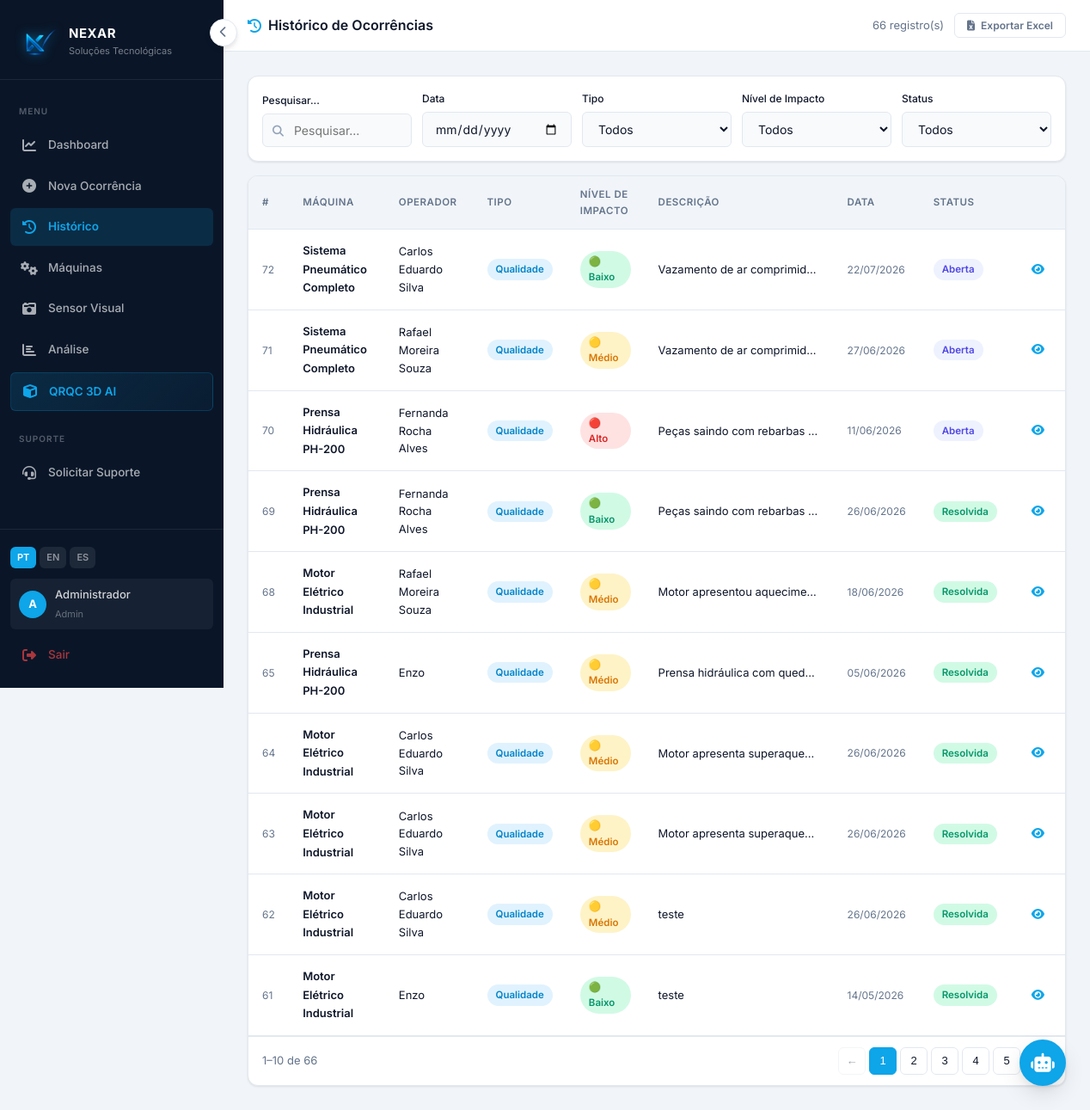
/historico (signed in), run on the app's committed database.
### tables this page shows
CREATE TABLE usuarios (
            id INTEGER PRIMARY KEY AUTOINCREMENT,
            nome TEXT NOT NULL,
            email TEXT UNIQUE NOT NULL,
            senha_hash TEXT NOT NULL,
            perfil TEXT DEFAULT 'operador',
            ativo INTEGER DEFAULT 1,
            criado_em DATETIME DEFAULT CURRENT_TIMESTAMP
        );

CREATE TABLE ocorrencias (
            id INTEGER PRIMARY KEY AUTOINCREMENT,
            data_ocorrencia TEXT,
            nome_operador TEXT,
            setor_area TEXT,
            descricao TEXT,
            tipo_ocorrencia TEXT,
            nivel_impacto TEXT,
            problema_recorrente TEXT,
            detalhamento_tecnico TEXT,
            resposta_ia TEXT,
            imagem_url TEXT,
            data_registro DATETIME DEFAULT CURRENT_TIMESTAMP
        , ia_status TEXT DEFAULT 'ok', status TEXT DEFAULT 'Aberta', diagrama_url TEXT, maquina_id INTEGER, anotacoes_ia TEXT, solucao_aplicada TEXT, componente_real TEXT, data_resolucao DATETIME, resolvido_por_id INTEGER);

CREATE TABLE maquinas (
            id INTEGER PRIMARY KEY AUTOINCREMENT,
            nome TEXT NOT NULL,
            modelo TEXT,
            fabricante TEXT,
            ano TEXT,
            setor TEXT,
            descricao TEXT,
            criado_em DATETIME DEFAULT CURRENT_TIMESTAMP
        );

### app.py (the view)
@app.route("/historico")
@login_required
def historico():
    try:
        conn = get_db()
        ocorrencias = conn.execute(
            "SELECT o.*, m.nome AS maquina_nome, u.nome AS resolvido_por_nome "
            "FROM ocorrencias o "
            "LEFT JOIN maquinas m ON o.maquina_id = m.id "
            "LEFT JOIN usuarios u ON o.resolvido_por_id = u.id "
            "ORDER BY o.data_registro DESC"
        ).fetchall()
        conn.close()
        return render_template("historico.html", ocorrencias=ocorrencias)
    except Exception as e:
        logger.exception(f"Erro ao listar histórico: {e}")
        return render_template("historico.html", ocorrencias=[])

### app.py (called while the page is built)
def get_db():
    conn = sqlite3.connect("qrqc.db")
    conn.row_factory = sqlite3.Row
    return conn

@login_manager.user_loader
def load_user(user_id):
    conn = get_db()
    u = conn.execute("SELECT * FROM usuarios WHERE id = ?", (user_id,)).fetchone()
    conn.close()
    if u:
        return User(u["id"], u["nome"], u["email"], u["perfil"])
    return None

@app.context_processor
def inject_globals():
    lang = session.get("lang", "pt")
    return {"t": TRANSLATIONS.get(lang, TRANSLATIONS["pt"]), "lang": lang}

### templates/historico.html (shortened to what this page needs)
{% extends 'menu.html' %}
{% block content %}
<div class="topbar">
  <div class="topbar-title">
    <i class="fas fa-history"></i> {{ t.historico_titulo }}
  </div>
  <div class="topbar-actions">
    <span style="font-size:13px; color:var(--text-muted);" id="contadorRegistros">
    </span>
    <button onclick="exportarExcel()" class="btn btn-outline btn-sm">
      <i class="fas fa-file-excel"></i> {{ t.exportar_excel }}
    </button>
  </div>
</div>
<div class="page-body">
  <div class="card" style="margin-bottom:16px;">
    <div class="card-body" style="padding:16px;">
      <div class="filter-grid" style="grid-template-columns: repeat(auto-fit, minmax(160px, 1fr));">
        <div>
          <label class="form-label" style="font-size:12px;">{{ t.pesquisar }}</label>
          <div style="position:relative;">
            <i class="fas fa-search" style="position:absolute; left:12px; top:50%; transform:translateY(-50%); color:var(--text-light); font-size:13px;"></i>
            <input id="searchInput" type="text" class="form-control" placeholder="{{ t.pesquisar }}"
                   style="padding-left:36px;" oninput="filtrar()" />
          </div>
        </div>
        <div>
          <label class="form-label" style="font-size:12px;">{{ t.data }}</label>
          <input id="dateInput" type="date" class="form-control" onchange="filtrar()" />
        </div>
        <div>
          <label class="form-label" style="font-size:12px;">{{ t.tipo }}</label>
          <select id="tipoSelect" class="form-select" onchange="filtrar()">
            <option value="">{{ t.todos }}</option>
          </select>
        </div>
        <div>
          <label class="form-label" style="font-size:12px;">{{ t.impacto }}</label>
          <select id="impactoSelect" class="form-select" onchange="filtrar()">
            <option value="">{{ t.todos }}</option>
          </select>
        </div>
        <div>
          <label class="form-label" style="font-size:12px;">{{ t.status }}</label>
          <select id="statusSelect" class="form-select" onchange="filtrar()">
            <option value="">{{ t.todos }}</option>
          </select>
        </div>
      </div>
    </div>
  </div>
  <div class="card">
    <div class="table-wrapper">
      <table class="table" id="tabelaHistorico">
        <thead>
          <tr>
            <th>#</th>
            <th>{{ t.maquina }}</th>
            <th>{{ t.operador }}</th>
            <th>{{ t.tipo }}</th>
            <th>{{ t.impacto }}</th>
            <th>{{ t.descricao_col }}</th>
            <th>{{ t.data }}</th>
            <th>{{ t.status }}</th>
            <th></th>
          </tr>
        </thead>
        <tbody id="tableBody">
          {% for o in ocorrencias %}
          <tr data-id="{{ o.id }}"
              data-tipo="{{ o.tipo_ocorrencia }}"
              data-impacto="{{ o.nivel_impacto }}"
              data-status="{{ o.status or 'Aberta' }}"
              data-data="{{ o.data_ocorrencia[:10] if o.data_ocorrencia else '' }}">
            <td style="color:var(--text-muted); font-size:12px;">{{ o.id }}</td>
            <td><span style="font-weight:600; font-size:13px;">{{ o.maquina_nome or '—' }}</span></td>
            <td style="font-size:13px;">{{ o.nome_operador }}</td>
            <td>
              {% if o.tipo_ocorrencia == 'Qualidade' %}
                <span class="badge badge-primary">{{ o.tipo_ocorrencia }}</span>
              {% elif o.tipo_ocorrencia == 'Segurança' %}
                <span class="badge badge-danger">{{ o.tipo_ocorrencia }}</span>
              {% elif o.tipo_ocorrencia == 'Produção' %}
                <span class="badge badge-warning">{{ o.tipo_ocorrencia }}</span>
              {% else %}
                <span class="badge badge-info">{{ o.tipo_ocorrencia }}</span>
              {% endif %}
            </td>
            <td>
              {% if o.nivel_impacto == 'Alto' %}
                <span class="badge badge-danger">🔴 Alto</span>
              {% elif o.nivel_impacto == 'Médio' %}
                <span class="badge badge-warning">🟡 Médio</span>
              {% else %}
                <span class="badge badge-success">🟢 Baixo</span>
              {% endif %}
            </td>
            <td style="max-width:220px; overflow:hidden; text-overflow:ellipsis; white-space:nowrap; font-size:13px;">
              {{ o.descricao }}
            </td>
            <td style="font-size:12px; color:var(--text-muted); white-space:nowrap;">
              {% if o.data_ocorrencia %}
                {{ o.data_ocorrencia[:10].split('-')|reverse|join('/') }}
              {% endif %}
            </td>
            <td class="status-cell">
              {% if o.status in ('Resolvida', 'Fechada') %}
                <span class="badge badge-success">{{ o.status }}</span>
              {% elif o.status == 'Em andamento' %}
                <span class="badge badge-warning">{{ o.status }}</span>
              {% else %}
                <span class="badge badge-info">{{ o.status or 'Aberta' }}</span>
              {% endif %}
            </td>
            <td>
              <button class="btn btn-ghost btn-icon btn-abrir-modal"
                      data-id="{{ o.id }}"
                      data-maquina="{{ (o.maquina_nome or '—') | e }}"
                      data-operador="{{ o.nome_operador | e }}"
                      data-tipo="{{ o.tipo_ocorrencia | e }}"
                      data-impacto="{{ o.nivel_impacto | e }}"
                      data-status="{{ o.status or 'Aberta' }}"
                      data-data="{{ o.data_ocorrencia | e }}"
                      data-descricao="{{ (o.descricao or '') | e }}"
                      data-resposta="{{ (o.resposta_ia or '') | e }}"
                      data-diagrama="{{ (o.diagrama_url or '') | e }}"
                      data-anotacoes="{{ (o.anotacoes_ia or '') | e }}"
                      title="{{ t.ver_detalhes }}">
                <i class="fas fa-eye" style="color:var(--primary);"></i>
              </button>
            </td>
          </tr>
          {% endfor %}
        </tbody>
      </table>
    </div>
    <div id="paginacaoWrap" style="
      display:flex; align-items:center; justify-content:space-between;
      padding:12px 16px; border-top:1px solid var(--border);
      font-size:13px; color:var(--text-muted);
    ">
      <span id="paginacaoInfo"></span>
      <div id="paginacaoBtns" style="display:flex; gap:4px;"></div>
    </div>
  </div>
</div>
{% endblock %}

### templates/menu.html (shortened to what this page needs)
<!DOCTYPE html>
<html lang="{{ lang }}">
<head>
  <link rel="stylesheet" href="/static/css/design-system.css" />
  <link rel="stylesheet" href="https://cdnjs.cloudflare.com/ajax/libs/font-awesome/6.5.0/css/all.min.css" />
</head>
<body>
<div class="app-wrapper">
  <aside class="sidebar" id="sidebar">
    <div class="sidebar-logo">
      <img src="/static/assets/img/nexar_logo_clean.png" alt="Nexar" />
      <div class="sidebar-logo-text">
        <h4>NEXAR</h4>
        <p>Soluções Tecnológicas</p>
      </div>
    </div>
    <nav class="sidebar-nav">
      <span class="nav-label">Menu</span>
      <a href="{{ url_for('dashboard') }}"
         class="nav-item {% if request.endpoint == 'dashboard' %}active{% endif %}">
        <i class="fas fa-chart-line"></i>
        <span>Dashboard</span>
      </a>
      <a href="{{ url_for('CadastroOcorrencia') }}"
         class="nav-item {% if request.endpoint == 'CadastroOcorrencia' or request.endpoint == 'registrar_ocorrencia' %}active{% endif %}">
        <i class="fas fa-plus-circle"></i>
        <span>{{ t.nova_ocorrencia }}</span>
      </a>
      <a href="{{ url_for('historico') }}"
         class="nav-item {% if request.endpoint == 'historico' %}active{% endif %}">
        <i class="fas fa-history"></i>
        <span>{{ t.historico }}</span>
      </a>
      <a href="{{ url_for('maquinas') }}"
         class="nav-item {% if 'maquina' in request.endpoint %}active{% endif %}">
        <i class="fas fa-cogs"></i>
        <span>{{ t.maquinas }}</span>
      </a>
      <a href="{{ url_for('sensor') }}"
         class="nav-item {% if request.endpoint == 'sensor' %}active{% endif %}">
        <i class="fas fa-camera-retro"></i>
        <span>Sensor Visual</span>
      </a>
      <a href="{{ url_for('analise') }}"
         class="nav-item {% if request.endpoint == 'analise' %}active{% endif %}">
        <i class="fas fa-chart-bar"></i>
        <span>Análise</span>
      </a>
      <a href="{{ url_for('historico') }}"
         class="nav-item {% if request.endpoint == 'qrqc3d' %}active{% endif %}"
         style="background: {% if request.endpoint == 'qrqc3d' %}var(--sidebar-active){% else %}linear-gradient(135deg,rgba(14,165,233,.15),rgba(14,165,233,.05)){% endif %}; border: 1px solid rgba(14,165,233,.2);">
        <i class="fas fa-cube" style="color:var(--primary)"></i>
        <span style="color:var(--primary);font-weight:600">QRQC 3D AI</span>
      </a>
      <span class="nav-label" style="margin-top:8px">Suporte</span>
      <a href="{{ url_for('solicitacao') }}"
         class="nav-item {% if request.endpoint == 'solicitacao' %}active{% endif %}">
        <i class="fas fa-headset"></i>
        <span>{{ t.solicitar_suporte }}</span>
      </a>
    </nav>
    <div class="sidebar-footer">
      <div class="lang-selector">
        <a href="{{ url_for('set_lang', lang='pt') }}"
           class="lang-btn {% if lang == 'pt' %}active{% endif %}">PT</a>
        <a href="{{ url_for('set_lang', lang='en') }}"
           class="lang-btn {% if lang == 'en' %}active{% endif %}">EN</a>
        <a href="{{ url_for('set_lang', lang='es') }}"
           class="lang-btn {% if lang == 'es' %}active{% endif %}">ES</a>
      </div>
      <div class="user-chip">
        <div class="user-avatar">
          {{ current_user.nome[0].upper() if current_user.is_authenticated else 'U' }}
        </div>
        <div class="user-info-text">
          <p>{{ current_user.nome if current_user.is_authenticated else 'Usuário' }}</p>
          <span>{{ current_user.perfil.title() if current_user.is_authenticated else '' }}</span>
        </div>
      </div>
      <a href="{{ url_for('logout') }}" class="nav-item" style="color: rgba(239,68,68,.7);">
        <i class="fas fa-sign-out-alt"></i>
        <span>{{ t.sair }}</span>
      </a>
    </div>
  </aside>
  <button class="sidebar-toggle" id="sidebarToggle" onclick="toggleSidebar()">
    <i class="fas fa-chevron-left"></i>
  </button>
  <div class="main-content" id="mainContent">
    {% block content %}{% endblock %}
  </div>
</div>
<button class="chat-fab" id="chatFab" onclick="toggleChat()" title="{{ t.assistente }}">
  <i class="fas fa-robot"></i>
</button>
</body>
</html>

### data on the page
usuarios: nome "A", nome "Administrador", perfil "Admin"
ocorrencias: id "72", nome "Sistema Pneumático Completo", nome_operador "Carlos Eduardo Silva", tipo_ocorrencia "Qualidade", nivel_impacto "🟢 Baixo", descricao "Vazamento de ar comprimid…", data_ocorrencia "22/07/2026", status "Aberta"
ocorrencias: id "71", nome "Sistema Pneumático Completo", nome_operador "Rafael Moreira Souza", tipo_ocorrencia "Qualidade", nivel_impacto "🟡 Médio", descricao "Vazamento de ar comprimid…", data_ocorrencia "27/06/2026", status "Aberta"
ocorrencias: id "70", nome "Prensa Hidráulica PH-200", nome_operador "Fernanda Rocha Alves", tipo_ocorrencia "Qualidade", nivel_impacto "🔴 Alto", descricao "Peças saindo com rebarbas…", data_ocorrencia "11/06/2026", status "Aberta"
ocorrencias: id "69", nome "Prensa Hidráulica PH-200", nome_operador "Fernanda Rocha Alves", tipo_ocorrencia "Qualidade", nivel_impacto "🟢 Baixo", descricao "Peças saindo com rebarbas…", data_ocorrencia "26/06/2026", status "Resolvida"
ocorrencias: id "68", nome "Motor Elétrico Industrial", nome_operador "Rafael Moreira Souza", tipo_ocorrencia "Qualidade", nivel_impacto "🟡 Médio", descricao "Motor apresentou aquecime…", data_ocorrencia "18/06/2026", status "Resolvida"
ocorrencias: id "65", nome "Prensa Hidráulica PH-200", nome_operador "Enzo", tipo_ocorrencia "Qualidade", nivel_impacto "🟡 Médio", descricao "Prensa hidráulica com qued…", data_ocorrencia "05/06/2026", status "Resolvida"
ocorrencias: id "64", nome "Motor Elétrico Industrial", nome_operador "Carlos Eduardo Silva", tipo_ocorrencia "Qualidade", nivel_impacto "🟡 Médio", descricao "Motor apresenta superaque…", data_ocorrencia "26/06/2026", status "Resolvida"
ocorrencias: id "63", nome "Motor Elétrico Industrial", nome_operador "Carlos Eduardo Silva", tipo_ocorrencia "Qualidade", nivel_impacto "🟡 Médio", descricao "Motor apresenta superaque…", data_ocorrencia "26/06/2026", status "Resolvida"
ocorrencias: id "62", nome "Motor Elétrico Industrial", nome_operador "Carlos Eduardo Silva", tipo_ocorrencia "Qualidade", nivel_impacto "🟡 Médio", descricao "teste", data_ocorrencia "26/06/2026", status "Resolvida"
ocorrencias: id "61", nome "Motor Elétrico Industrial", nome_operador "Enzo", tipo_ocorrencia "Qualidade", nivel_impacto "🟢 Baixo", descricao "teste", data_ocorrencia "14/05/2026", status "Resolvida"

### other printed values
{{ t.nova_ocorrencia }} "Nova Ocorrência"
{{ t.historico }} "Histórico"
{{ t.maquinas }} "Máquinas"
{{ t.solicitar_suporte }} "Solicitar Suporte"
{{ t.sair }} "Sair"
{{ t.historico_titulo }} "Histórico de Ocorrências"
{{ t.exportar_excel }} "Exportar Excel"
{{ t.pesquisar }} "Pesquisar..."
{{ t.data }} "Data"
{{ t.tipo }} "Tipo"
{{ t.impacto }} "Nível de Impacto"
{{ t.status }} "Status"
{{ t.maquina }} "MÁQUINA"
{{ t.operador }} "OPERADOR"
{{ t.tipo }} "TIPO"
